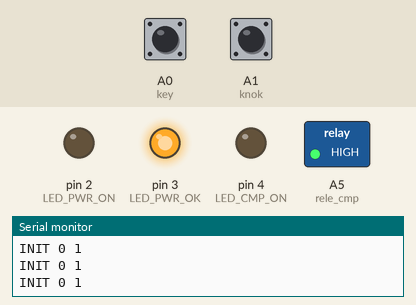
Simulated run of this sketch. Board: Arduino Nano, built with avr-gcc and run on an emulated ATmega328P. On the bench: switched loads named in the sketch (green lamp = pin HIGH), output pins drawn as LEDs (lit = HIGH), the last lines printed to the serial monitor. The inputs (shaded band) are chosen by the test bench; at power-on: A0 (key) LOW, A1 (knok) HIGH.

Above: at 1.2 s.
1.3 s: A0 (key) pulled HIGH for 1 s
At 2.8 s:
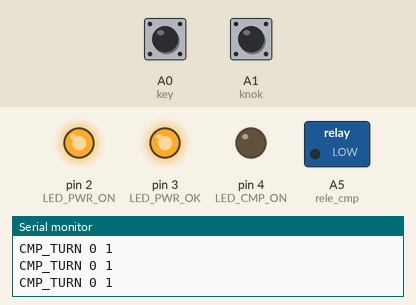
3.8 s: A1 (knok) pulled LOW for 0.15 s
6.9 s: A0 (key) pulled HIGH for 0.15 s
10.0 s: A1 (knok) pulled LOW for 1 s
14.0 s: A0 (key) pulsed HIGH 2 times (0.12 s each, 0.3 s apart)
17.6 s: A1 (knok) pulsed LOW 2 times (0.12 s each, 0.3 s apart)
At 34.0 s:
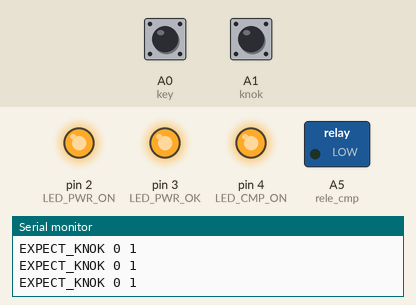
Timing chart, 0 to 34.8 s (numbered marks = the images above; inputs shaded):
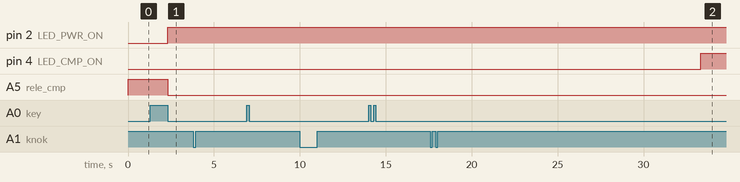

The sketch:

auto_knok.ino
```cpp
#define INIT        0
#define CMP_TURN    1
#define CMP_ON      2
#define EXPECT_KNOK 3
#define ALL_OFF     4
#define ARD_OFF     5

#define LED_PWR_OK 3
#define LED_PWR_ON 2
#define LED_CMP_ON 4

#define knok A1
#define key  A0

#define big_ard   A7
#define rele_mass A6
#define rele_cmp  A5

float t = 0;

void setup()
{
  pinMode(LED_PWR_OK, OUTPUT);
  pinMode(LED_PWR_ON, OUTPUT);
  pinMode(LED_CMP_ON, OUTPUT);

  pinMode(knok, INPUT);
  pinMode(key,  INPUT);

  pinMode(big_ard,   OUTPUT);
  pinMode(rele_mass, OUTPUT);
  pinMode(rele_cmp,  OUTPUT);

  t = millis();

  Serial.begin(9600);

  digitalWrite(rele_mass, 1);
  digitalWrite(rele_cmp,  1);

  digitalWrite(LED_PWR_OK, 1);
  digitalWrite(9, 0); //не трогать, dont touch, nicht!
}

int state = 0;
int key_on, knok_on = 0;
String arr_st[7] = {"INIT", "CMP_TURN", "CMP_ON", "EXPECT_KNOK", "ALL_OFF", "ARD_OFF"};
void loop()
{
  key_on = is_key();
  knok_on = is_knok();
  Serial.print(arr_st[state]);
  Serial.print(" ");
  Serial.print(key_on);
  Serial.print(" ");
  Serial.print(knok_on);
  Serial.println(" ");
  switch (state)
  {
    case INIT:
      {
        digitalWrite(LED_PWR_OK, 1);
        if ((key_on == 1) and (knok_on == 1))
        {
          digitalWrite(LED_PWR_ON, 1);
          digitalWrite(rele_mass, 0);
          t = millis();
          state = CMP_TURN;
        }
        else if (knok_on == 3)
        {
          digitalWrite(rele_mass, 1);
        }
        break;
      }
    case CMP_TURN:
      {
        digitalWrite(rele_cmp, 0);
        if ((millis() - t > 31000) and (knok_on == 1))
        {
          digitalWrite(LED_CMP_ON, 1);
          state = EXPECT_KNOK;
        }
        else if (knok_on == 3)
        {
          digitalWrite(rele_mass, 1);
          digitalWrite(rele_cmp,  1);

          digitalWrite(LED_CMP_ON, 0);
          digitalWrite(LED_PWR_ON, 0);
          state = INIT;
        }
        break;
      }
    case EXPECT_KNOK:
      {
        if (knok_on == 2)
        {
          t = millis();
          state = ARD_OFF;
        }
        else if (knok_on == 3)
        {
          digitalWrite(LED_CMP_ON, 0);
          digitalWrite(LED_PWR_ON, 0);
          state = ALL_OFF;
        }
        else if (key_on == 1)
        {
          int k = 0;
          while (k < 25)
          {
            for (int i = 2; i < 5; i++)
            {
              digitalWrite(i, 1);
              delay(100);
              digitalWrite(i, 0);
            }
            k++;
          }
          k = 0;
          digitalWrite(LED_PWR_ON, 1);
          digitalWrite(LED_CMP_ON, 1);
          digitalWrite(LED_PWR_OK, 1);
          state = EXPECT_KNOK;
        }
        break;
      }
    case ARD_OFF:
      {
        digitalWrite(big_ard, 1);
        if (millis() - t > 31000)
        {
          digitalWrite(LED_CMP_ON, 0);
          digitalWrite(LED_PWR_ON, 0);
          digitalWrite(rele_mass,  1);
          digitalWrite(rele_cmp,   1);
          state = INIT;
        }
        break;
      }
    case ALL_OFF:
      {
        digitalWrite(rele_mass, 1);
        digitalWrite(rele_cmp,  1);
        state = INIT;
        break;
      }
  }
}

int is_key()
{
  int code_key = 0;
  int is_key = 0;
  if (digitalRead(key))
  {
    for (int i = 1; i <= 1000; i++)
    {
      is_key += digitalRead(key);
      delay(1);
    }
    if (is_key > 800)
    {
      code_key = 1;
    }
    else
    {
      code_key = 0;
    }
  }
  else
  {
    code_key = 0;
  }
  return code_key;
}

int is_knok()
{
  int code_knok = 1;
  int is_knok = 0;
  if (digitalRead(knok) == 0)
  {
    for (int i = 1; i <= 1000; i++)
    {
      is_knok += !digitalRead(knok);
      delay(1);
    }
    if (is_knok > 150)
    {
      if (digitalRead(knok) == 0)
      {
        for (int i = 1; i <= 3000; i++)
        {
          is_knok += !digitalRead(knok);
          delay(1);
        }
        if (is_knok > 3800)
        {
          code_knok = 3;
          is_knok = 0;
        }
        else
        {
          code_knok = 1;
          is_knok = 0;
        }
      }
      else
      {
        code_knok = 2;
      }
    }
    else
    {
      code_knok = 1;
      is_knok = 0;
    }
  }
  else
  {
    code_knok = 1;
  }
  return code_knok;
}
```

Measured:
- after the input at 1.3 s, pin 2 (LED_PWR_ON): LOW → HIGH after 1.0 s; A5 (rele_cmp): HIGH → LOW after 1.0 s
